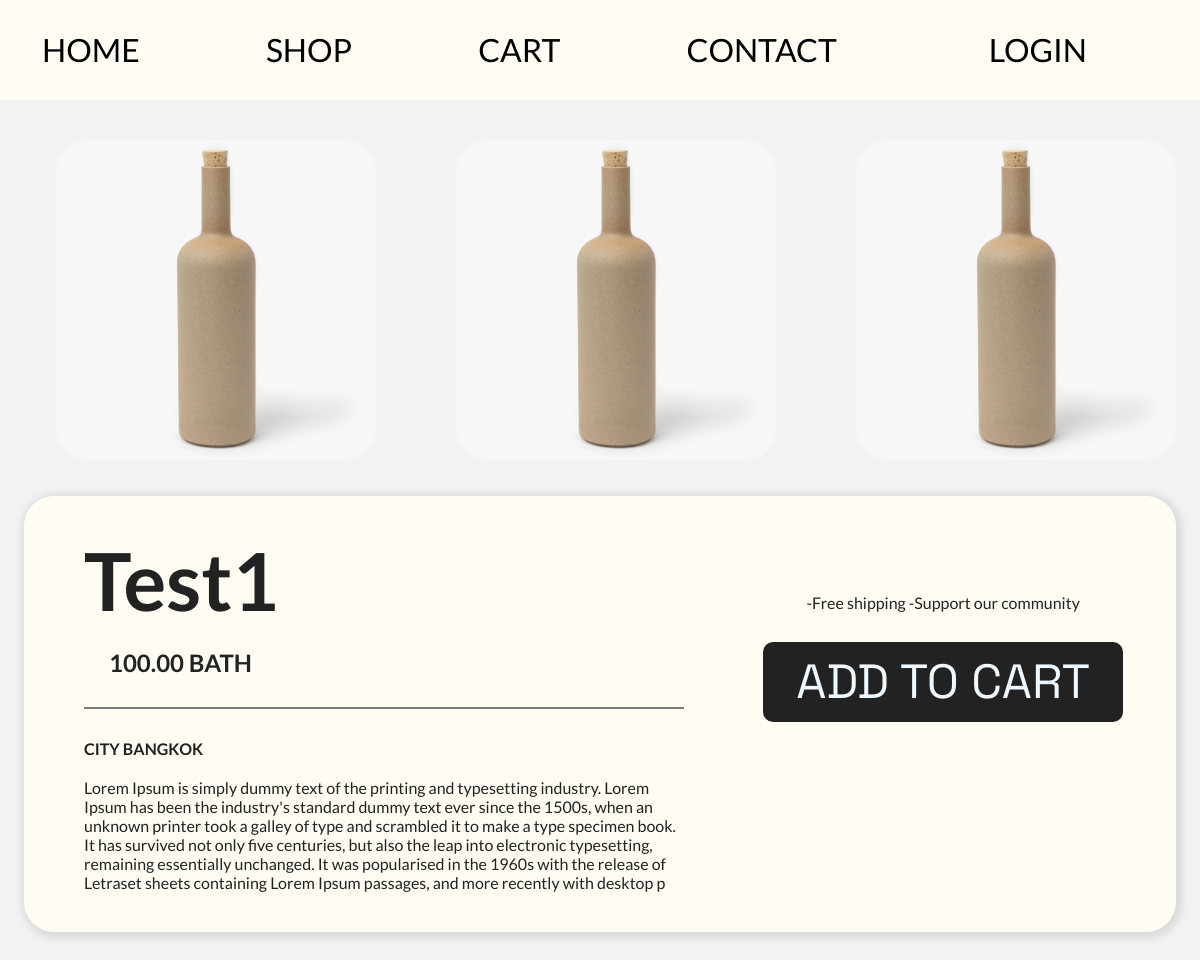
Screenshot of /product.php?id=1 with the database file from the repository.
### tables this page shows
CREATE TABLE `product` (
  `id` int(11) NOT NULL,
  `product_name` varchar(20) NOT NULL,
  `product_price` int(20) NOT NULL,
  `product_desc` varchar(500) NOT NULL,
  `code` varchar(255) NOT NULL,
  `city` varchar(255) NOT NULL,
  `img` longblob NOT NULL,
  `vendor` varchar(500) NOT NULL
);

### product.php (the view, shortened to what this page needs)
<?php
require_once "header_index.php";
$id =$_GET['id'];
?>
<html>
<head>
    <link rel="stylesheet" href="css/product.css">
</head>
<body>
    <?php $query = "SELECT * FROM product WHERE id ='$id'";
$result = mysqli_query($connect, $query);
$row = mysqli_fetch_assoc($result);
    ?>
    <div class="main">
        <form action="cart.php?id=<?php echo $id;?>&action=add" method="post">
            <div class="img-gallery">
                <img src="image/item1.jpg" alt="">
                <img src="image/item1.jpg" alt="">
                <img src="image/item1.jpg" alt="">
            </div>
            <div class="grid">
                <div class="flex-left">
                <div class="name"><?php echo$row['product_name']?></div>
                <div class="price"><?php echo number_format($row['product_price'],2)?> BATH</div>
                <div class="line"></div>
                <div class="city">CITY <?php echo $row['city'];?></div>
                <div class="desc"><?php echo $row['product_desc'];?> </div>
            </div>
                <div class="flex-right">
                <div class="line2">-Free shipping -Support our community</div>
                <input type="submit" name="submit" value="Add to cart">
                </div>
            </div>
        </form>
    </div>
</body>
</html>

### css/header_indexx.css (style rules this page uses)
body { background-color: #F2F2F2; font-family: 'Space Grotesk', sans-serif; height: 10vh; }
* { padding: 0; margin: 0; text-decoration: none; list-style: none; box-sizing: border-box; }

### css/product.css (style rules this page uses)
* { margin: 0; padding: 0; box-sizing: border-box; color: #222; font-family: 'Lato', sans-serif; font-weight: 500px; }
.img-gallery img { margin-top: 40px; height: 40vh; width: auto; margin-left: 14%; border-radius: 30px; }
.img-gallery { display: grid; grid-template-columns: 1fr 1fr 1fr; align-items: center; justify-content: center; width: 100%; animation: slide 2s; }
.main { display: grid; }
.grid { display: grid; grid-template-columns: 1fr 1fr; padding-left: 5%; padding-right: 5%; padding-top: 3%; padding-bottom: 40px; background-color: #FEFCF3; margin-top: 3%; margin-left: 2%; margin-right: 2%; margin-bottom: 3%; border-radius: 30px; box-shadow: 2px 2px 8px 4px rgba(0, 0, 0, 0.1); animation: fadeIn 2s; }
.line { margin-top: 30px; width: 600px; border-bottom: 2px solid rgb(126, 124, 124); border-radius: 1%; }
.line2 { margin-bottom: 30px; }
.name { font-family: 'Lato', sans-serif; font-weight: 600; font-size: 5rem; color: #222; }
.price { margin-top: 20px; margin-left: 25px; font-size: 1.5rem; font-weight: bold; }
input[type=submit] { text-transform: uppercase; color: aliceblue; font-family: 'Space Grotesk', sans-serif; background-color: #222; border: 0px; border-radius: 10px; font-size: 3rem; height: 10vh; width: 30vw; cursor: pointer; }
.city { text-transform: uppercase; font-weight: 700; margin-top: 30px; }
.flex-left { display: flex; flex-direction: column; }
.flex-right { display: flex; flex-direction: column; margin-left: 10%; width: 100%; max-height: 250px; justify-content: center; align-items: center; }
.desc { margin-top: 20px; min-width: 220px; }

### rows the page displays
product: product_name "Test1", product_price "100.00", city "BANGKOK", product_desc "Lorem Ipsum is simply dummy text of the printing and typesetting industry. Lorem Ipsum has been the industry's standard dummy text ever since the 1500s, when an unknown printer took a galley of type and scrambled it to make a type specimen book. It has survived not only five centuries, but also the leap into electronic typesetting, remaining essentially unchanged. It was popularised in the 1960s with the release of Letraset sheets containing Lorem Ipsum passages, and more recently with desktop p"
